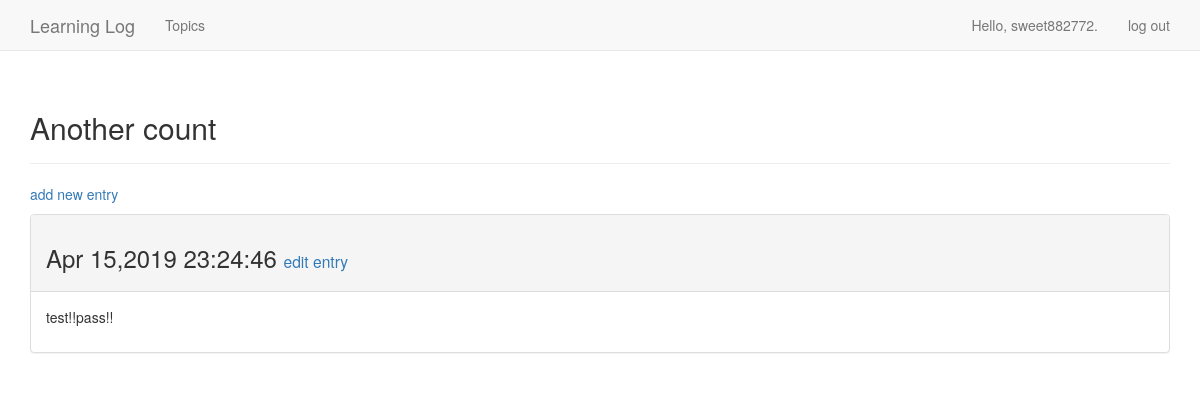
The page /topics/4/ (signed in) on the database its author committed.
### learning_logs/models.py (models this page shows, shortened)
class Topic(models.Model):
    text = models.CharField(max_length=200)
    alters_data = models.DateTimeField(auto_now_add=True)
    owner = models.ForeignKey(User,on_delete=models.CASCADE)
    def __str__(self):
        return self.text

class Entry(models.Model):
    topic = models.ForeignKey(Topic,on_delete=models.CASCADE)
    text = models.TextField()
    data_added = models.DateTimeField(auto_now_add=True)
    class Meta:
        verbose_name_plural = 'entries'

### learning_logs/views.py (the view)
# urls.py: url(r'^topics/(?P<topic_id>\d+)/$',views.topic,name='topic'),
@login_required
def topic(request,topic_id):
    topic = Topic.objects.get(id=topic_id)
    if topic.owner != request.user:
        raise Http404
    entries = topic.entry_set.order_by('data_added')
    context = {'topic':topic,'entries':entries}
    return render(request,'learning_logs/topic.html',context)

### learning_logs/templates/learning_logs/topic.html
{% extends 'learning_logs/base.html' %}
{% block header %}
    <h2>{{ topic }}</h2>
{% endblock header %}
{% block content %}
    <p>
        <a href="{% url 'new_entry' topic.id %}">add new entry</a>
    </p>
    {% for entry in entries %}
        <div class="panel panel-default">
            <div class="panel-heading">
                <h3>
                    {{ entry.data_added|date:'M d,Y H:i:s' }}
                    <small>
                        <a href="{% url 'edit_entry' entry.id %}">edit entry</a>
                    </small>
                </h3>
            </div>
            <div class="panel-body">
                {{ entry.text|linebreaks }}
            </div>
        </div>
    {% empty %}
        There are no entries for this topic yet.
    {% endfor %}
{% endblock content %}

### learning_logs/templates/learning_logs/base.html (shortened to what this page needs)
{% load bootstrap3 %}
<!DOCTYPE html>
<html lang="en">
<head>
    {% bootstrap_css %}
    <body>
        <nav class="navbar navbar-default navbar-static-top">
           <div class="container">
                <div class="navbar-header">
                    <a class="navbar-brand" href="{% url 'index' %}">Learning Log</a>
                </div>
                <div id="navbar" class="navbar-collapse collapsed">
                    <ul class="nav navbar-nav">
                        <li><a href="{% url 'topics' %}">Topics</a></li>
                    </ul>
                    <ul class="nav navbar-nav navbar-right">
                        {% if user.is_authenticated %}
                                <li><a>Hello, {{ user.username }}.</a></li>
                                <li><a href="{% url 'logout' %}">log out</a></li>
                        {% else %}
                            <li><a href="{% url 'register' %}">register</a></li>
                            <li><a href="{% url 'login' %}">log in</a></li>
                        {% endif %}
                    </ul>
                </div>
           </div>
        </nav>
        <div class="container">
            <div class="page-header">
                {% block header %}{% endblock header %}
            </div>
            <div>
                {% block content %}{% endblock content %}
            </div>
        </div>
    </body>
</head>
</html>

### rows shown on the page
Topic: text "Another count"
Entry: data_added "Apr 15,2019 23:24:46", text "test!!pass!!"

### other values the page prints
{{ user.username }} "sweet882772"
